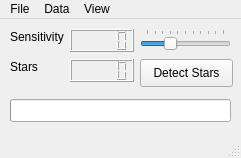
<?xml version="1.0" encoding="UTF-8"?>
<ui version="4.0">
 <class>MainWindow</class>
 <widget class="QMainWindow" name="MainWindow">
  <property name="enabled">
   <bool>true</bool>
  </property>
  <property name="geometry">
   <rect>
    <x>0</x>
    <y>0</y>
    <width>241</width>
    <height>158</height>
   </rect>
  </property>
  <property name="sizePolicy">
   <sizepolicy hsizetype="Fixed" vsizetype="Fixed">
    <horstretch>0</horstretch>
    <verstretch>0</verstretch>
   </sizepolicy>
  </property>
  <property name="minimumSize">
   <size>
    <width>241</width>
    <height>158</height>
   </size>
  </property>
  <property name="maximumSize">
   <size>
    <width>241</width>
    <height>158</height>
   </size>
  </property>
  <property name="windowTitle">
   <string>nStar</string>
  </property>
  <property name="autoFillBackground">
   <bool>false</bool>
  </property>
  <property name="documentMode">
   <bool>false</bool>
  </property>
  <property name="tabShape">
   <enum>QTabWidget::Rounded</enum>
  </property>
  <widget class="QWidget" name="centralwidget">
   <widget class="QPushButton" name="pushButton">
    <property name="geometry">
     <rect>
      <x>140</x>
      <y>40</y>
      <width>93</width>
      <height>28</height>
     </rect>
    </property>
    <property name="text">
     <string>Detect Stars</string>
    </property>
   </widget>
   <widget class="QLCDNumber" name="strNum">
    <property name="geometry">
     <rect>
      <x>70</x>
      <y>40</y>
      <width>64</width>
      <height>23</height>
     </rect>
    </property>
   </widget>
   <widget class="QSlider" name="sensBar">
    <property name="geometry">
     <rect>
      <x>140</x>
      <y>10</y>
      <width>91</width>
      <height>22</height>
     </rect>
    </property>
    <property name="maximum">
     <number>100</number>
    </property>
    <property name="singleStep">
     <number>1</number>
    </property>
    <property name="sliderPosition">
     <number>30</number>
    </property>
    <property name="orientation">
     <enum>Qt::Horizontal</enum>
    </property>
    <property name="invertedAppearance">
     <bool>false</bool>
    </property>
    <property name="tickPosition">
     <enum>QSlider::TicksAbove</enum>
    </property>
    <property name="tickInterval">
     <number>10</number>
    </property>
   </widget>
   <widget class="QLabel" name="label">
    <property name="geometry">
     <rect>
      <x>10</x>
      <y>10</y>
      <width>61</width>
      <height>16</height>
     </rect>
    </property>
    <property name="text">
     <string>Sensitivity</string>
    </property>
   </widget>
   <widget class="QLabel" name="label_2">
    <property name="geometry">
     <rect>
      <x>10</x>
      <y>40</y>
      <width>61</width>
      <height>16</height>
     </rect>
    </property>
    <property name="text">
     <string>Stars</string>
    </property>
   </widget>
   <widget class="QProgressBar" name="progressBar">
    <property name="geometry">
     <rect>
      <x>10</x>
      <y>80</y>
      <width>221</width>
      <height>23</height>
     </rect>
    </property>
    <property name="value">
     <number>0</number>
    </property>
    <property name="textVisible">
     <bool>false</bool>
    </property>
   </widget>
   <widget class="QLCDNumber" name="sensNum">
    <property name="geometry">
     <rect>
      <x>70</x>
      <y>10</y>
      <width>64</width>
      <height>23</height>
     </rect>
    </property>
   </widget>
  </widget>
  <widget class="QMenuBar" name="menubar">
   <property name="geometry">
    <rect>
     <x>0</x>
     <y>0</y>
     <width>241</width>
     <height>26</height>
    </rect>
   </property>
   <widget class="QMenu" name="menuData">
    <property name="title">
     <string>Data</string>
    </property>
    <widget class="QMenu" name="menuStetch">
     <property name="title">
      <string>Stretch</string>
     </property>
     <addaction name="actionRemove"/>
     <addaction name="actionApply"/>
     <addaction name="separator"/>
     <addaction name="actionDecrease"/>
     <addaction name="actionIncrease"/>
     <addaction name="separator"/>
     <addaction name="actionCalculate"/>
     <addaction name="actionCalculate_and_apply"/>
     <addaction name="separator"/>
     <addaction name="actionView_parameters"/>
    </widget>
    <addaction name="actionAnalyze"/>
    <addaction name="separator"/>
    <addaction name="menuStetch"/>
    <addaction name="actionAnnotate"/>
   </widget>
   <widget class="QMenu" name="menuView">
    <property name="title">
     <string>View</string>
    </property>
    <widget class="QMenu" name="menuVisual">
     <property name="title">
      <string>Visual</string>
     </property>
     <addaction name="actionStar_map_2"/>
     <addaction name="actionFWHM_map"/>
     <addaction name="actionEccentricity_map"/>
     <addaction name="actionMajor_axis_angle_map"/>
    </widget>
    <widget class="QMenu" name="menuRaw">
     <property name="title">
      <string>Star data</string>
     </property>
     <addaction name="actionStar_analysis"/>
     <addaction name="separator"/>
     <addaction name="actionFWHM"/>
     <addaction name="actionFlux"/>
     <addaction name="actionEccentricity"/>
     <addaction name="actionMajor_axis_angle"/>
    </widget>
    <addaction name="actionDisplay_FITS"/>
    <addaction name="actionHighlight_stars"/>
    <addaction name="actionShow_annotations"/>
    <addaction name="separator"/>
    <addaction name="menuVisual"/>
    <addaction name="menuRaw"/>
    <addaction name="actionImage_data_2"/>
   </widget>
   <widget class="QMenu" name="menuFile">
    <property name="title">
     <string>File</string>
    </property>
    <addaction name="actionImport_FITS"/>
    <addaction name="separator"/>
    <addaction name="actionExport_display"/>
    <addaction name="actionExport_raw_data_txt"/>
    <addaction name="actionExport_stretched_data_fits"/>
   </widget>
   <addaction name="menuFile"/>
   <addaction name="menuData"/>
   <addaction name="menuView"/>
  </widget>
  <widget class="QStatusBar" name="statusbar"/>
  <action name="actionImport_FITS">
   <property name="text">
    <string>Import FITS</string>
   </property>
  </action>
  <action name="actionExport_display">
   <property name="text">
    <string>Export display (.png)</string>
   </property>
  </action>
  <action name="actionExport_raw_data_txt">
   <property name="text">
    <string>Export raw data (.txt)</string>
   </property>
  </action>
  <action name="actionIncrease_stretch">
   <property name="text">
    <string>Increase stretch</string>
   </property>
  </action>
  <action name="actionDecrease_stretch">
   <property name="text">
    <string>Decrease stretch</string>
   </property>
  </action>
  <action name="actionCalculate_stretch">
   <property name="text">
    <string>Calculate stretch</string>
   </property>
  </action>
  <action name="actionExport_stretched_data_fits">
   <property name="text">
    <string>Export stretched data (.fits)</string>
   </property>
  </action>
  <action name="actionRemove_stretch">
   <property name="text">
    <string>Remove stretch</string>
   </property>
  </action>
  <action name="actionRemove">
   <property name="text">
    <string>Remove</string>
   </property>
  </action>
  <action name="actionApply">
   <property name="text">
    <string>Apply</string>
   </property>
  </action>
  <action name="actionDecrease">
   <property name="text">
    <string>Decrease</string>
   </property>
  </action>
  <action name="actionIncrease">
   <property name="text">
    <string>Increase</string>
   </property>
  </action>
  <action name="actionCalculate">
   <property name="text">
    <string>Calculate</string>
   </property>
  </action>
  <action name="actionCalculate_and_apply">
   <property name="text">
    <string>Calculate and apply</string>
   </property>
  </action>
  <action name="actionView_parameters">
   <property name="text">
    <string>View parameters</string>
   </property>
  </action>
  <action name="actionDisplay_FITS">
   <property name="text">
    <string>Display FITS</string>
   </property>
  </action>
  <action name="actionStar_map_2">
   <property name="text">
    <string>Star map</string>
   </property>
  </action>
  <action name="actionFWHM_map">
   <property name="text">
    <string>FWHM map</string>
   </property>
  </action>
  <action name="actionEccentricity_map">
   <property name="text">
    <string>Eccentricity map</string>
   </property>
  </action>
  <action name="actionMajor_axis_angle_map">
   <property name="text">
    <string>Major axis angle map</string>
   </property>
  </action>
  <action name="actionStar_analysis">
   <property name="text">
    <string>All data</string>
   </property>
  </action>
  <action name="actionFWHM">
   <property name="text">
    <string>FWHM</string>
   </property>
  </action>
  <action name="actionEccentricity">
   <property name="text">
    <string>Eccentricity</string>
   </property>
  </action>
  <action name="actionMajor_axis_angle">
   <property name="text">
    <string>Major axis angle</string>
   </property>
  </action>
  <action name="actionFlux">
   <property name="text">
    <string>Flux</string>
   </property>
  </action>
  <action name="actionBackground">
   <property name="text">
    <string>All data</string>
   </property>
  </action>
  <action name="actionBackground_2">
   <property name="text">
    <string>Background</string>
   </property>
  </action>
  <action name="actionMaximum_pixel_value">
   <property name="text">
    <string>Pixel value distribution</string>
   </property>
  </action>
  <action name="actionMinimum_pixel_value">
   <property name="text">
    <string>Minimum pixel value</string>
   </property>
  </action>
  <action name="actionImage_data_2">
   <property name="text">
    <string>Image data</string>
   </property>
  </action>
  <action name="actionAnnotate">
   <property name="text">
    <string>Annotate</string>
   </property>
  </action>
  <action name="actionHighlight_stars">
   <property name="checkable">
    <bool>true</bool>
   </property>
   <property name="text">
    <string>Highlight stars</string>
   </property>
  </action>
  <action name="actionShow_annotations">
   <property name="checkable">
    <bool>true</bool>
   </property>
   <property name="text">
    <string>Show annotations</string>
   </property>
  </action>
  <action name="actionAnalyze">
   <property name="text">
    <string>Analyze</string>
   </property>
  </action>
 </widget>
 <resources/>
 <connections/>
</ui>
